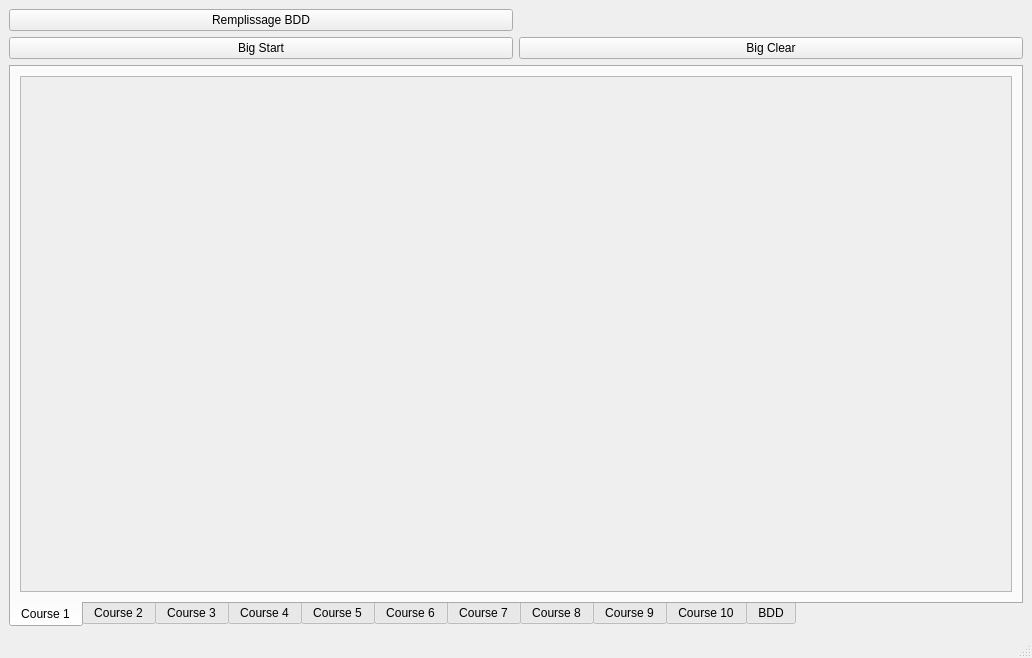
<?xml version="1.0" encoding="UTF-8"?>
<ui version="4.0">
 <class>Programme_cinco</class>
 <widget class="QMainWindow" name="Programme_cinco">
  <property name="geometry">
   <rect>
    <x>0</x>
    <y>0</y>
    <width>1032</width>
    <height>658</height>
   </rect>
  </property>
  <property name="windowTitle">
   <string>MainWindow</string>
  </property>
  <widget class="QWidget" name="centralwidget">
   <layout class="QGridLayout" name="gridLayout_2">
    <item row="2" column="0" colspan="2">
     <widget class="QTabWidget" name="m_courses">
      <property name="tabPosition">
       <enum>QTabWidget::South</enum>
      </property>
      <property name="currentIndex">
       <number>0</number>
      </property>
      <widget class="QWidget" name="m_course1">
       <attribute name="title">
        <string>Course 1</string>
       </attribute>
       <layout class="QGridLayout" name="m_course1Layout">
        <item row="0" column="0">
         <widget class="QScrollArea" name="m_scrollArea1">
          <property name="widgetResizable">
           <bool>true</bool>
          </property>
          <widget class="QWidget" name="scrollAreaWidgetContents">
           <property name="geometry">
            <rect>
             <x>0</x>
             <y>0</y>
             <width>990</width>
             <height>473</height>
            </rect>
           </property>
           <layout class="QGridLayout" name="gridLayout_4"/>
          </widget>
         </widget>
        </item>
       </layout>
      </widget>
      <widget class="QWidget" name="m_course2">
       <attribute name="title">
        <string>Course 2</string>
       </attribute>
       <layout class="QGridLayout" name="m_course2Layout">
        <item row="0" column="0">
         <widget class="QScrollArea" name="m_scrollArea2">
          <property name="widgetResizable">
           <bool>true</bool>
          </property>
          <widget class="QWidget" name="scrollAreaWidgetContents_2">
           <property name="geometry">
            <rect>
             <x>0</x>
             <y>0</y>
             <width>990</width>
             <height>473</height>
            </rect>
           </property>
           <layout class="QGridLayout" name="gridLayout_5"/>
          </widget>
         </widget>
        </item>
       </layout>
      </widget>
      <widget class="QWidget" name="m_course3">
       <attribute name="title">
        <string>Course 3</string>
       </attribute>
       <layout class="QGridLayout" name="m_course3Layout">
        <item row="0" column="0">
         <widget class="QScrollArea" name="m_scrollArea3">
          <property name="widgetResizable">
           <bool>true</bool>
          </property>
          <widget class="QWidget" name="scrollAreaWidgetContents_3">
           <property name="geometry">
            <rect>
             <x>0</x>
             <y>0</y>
             <width>990</width>
             <height>473</height>
            </rect>
           </property>
           <layout class="QGridLayout" name="gridLayout_6"/>
          </widget>
         </widget>
        </item>
       </layout>
      </widget>
      <widget class="QWidget" name="m_course4">
       <attribute name="title">
        <string>Course 4</string>
       </attribute>
       <layout class="QGridLayout" name="m_course4Layout">
        <item row="0" column="0">
         <widget class="QScrollArea" name="m_scrollArea4">
          <property name="widgetResizable">
           <bool>true</bool>
          </property>
          <widget class="QWidget" name="scrollAreaWidgetContents_4">
           <property name="geometry">
            <rect>
             <x>0</x>
             <y>0</y>
             <width>990</width>
             <height>473</height>
            </rect>
           </property>
           <layout class="QGridLayout" name="gridLayout_7"/>
          </widget>
         </widget>
        </item>
       </layout>
      </widget>
      <widget class="QWidget" name="m_course5">
       <attribute name="title">
        <string>Course 5</string>
       </attribute>
       <layout class="QGridLayout" name="m_course5Layout">
        <item row="0" column="0">
         <widget class="QScrollArea" name="m_scrollArea5">
          <property name="widgetResizable">
           <bool>true</bool>
          </property>
          <widget class="QWidget" name="scrollAreaWidgetContents_5">
           <property name="geometry">
            <rect>
             <x>0</x>
             <y>0</y>
             <width>990</width>
             <height>473</height>
            </rect>
           </property>
           <layout class="QGridLayout" name="gridLayout_13"/>
          </widget>
         </widget>
        </item>
       </layout>
      </widget>
      <widget class="QWidget" name="m_course6">
       <attribute name="title">
        <string>Course 6</string>
       </attribute>
       <layout class="QGridLayout" name="m_course6Layout">
        <item row="0" column="0">
         <widget class="QScrollArea" name="m_scrollArea6">
          <property name="widgetResizable">
           <bool>true</bool>
          </property>
          <widget class="QWidget" name="scrollAreaWidgetContents_6">
           <property name="geometry">
            <rect>
             <x>0</x>
             <y>0</y>
             <width>990</width>
             <height>473</height>
            </rect>
           </property>
           <layout class="QGridLayout" name="gridLayout"/>
          </widget>
         </widget>
        </item>
       </layout>
      </widget>
      <widget class="QWidget" name="m_course7">
       <attribute name="title">
        <string>Course 7</string>
       </attribute>
       <layout class="QGridLayout" name="m_course7Layout">
        <item row="0" column="0">
         <widget class="QScrollArea" name="m_scrollArea7">
          <property name="widgetResizable">
           <bool>true</bool>
          </property>
          <widget class="QWidget" name="scrollAreaWidgetContents_7">
           <property name="geometry">
            <rect>
             <x>0</x>
             <y>0</y>
             <width>990</width>
             <height>473</height>
            </rect>
           </property>
           <layout class="QGridLayout" name="gridLayout_14"/>
          </widget>
         </widget>
        </item>
       </layout>
      </widget>
      <widget class="QWidget" name="m_course8">
       <attribute name="title">
        <string>Course 8</string>
       </attribute>
       <layout class="QGridLayout" name="m_course8Layout">
        <item row="0" column="0">
         <widget class="QScrollArea" name="m_scrollArea8">
          <property name="widgetResizable">
           <bool>true</bool>
          </property>
          <widget class="QWidget" name="scrollAreaWidgetContents_8">
           <property name="geometry">
            <rect>
             <x>0</x>
             <y>0</y>
             <width>990</width>
             <height>473</height>
            </rect>
           </property>
           <layout class="QGridLayout" name="gridLayout_15"/>
          </widget>
         </widget>
        </item>
       </layout>
      </widget>
      <widget class="QWidget" name="m_course9">
       <attribute name="title">
        <string>Course 9</string>
       </attribute>
       <layout class="QGridLayout" name="m_course9Layout">
        <item row="0" column="0">
         <widget class="QScrollArea" name="m_scrollArea9">
          <property name="widgetResizable">
           <bool>true</bool>
          </property>
          <widget class="QWidget" name="scrollAreaWidgetContents_9">
           <property name="geometry">
            <rect>
             <x>0</x>
             <y>0</y>
             <width>990</width>
             <height>473</height>
            </rect>
           </property>
           <layout class="QGridLayout" name="gridLayout_16"/>
          </widget>
         </widget>
        </item>
       </layout>
      </widget>
      <widget class="QWidget" name="m_course10">
       <attribute name="title">
        <string>Course 10</string>
       </attribute>
       <layout class="QGridLayout" name="m_course10Layout">
        <item row="0" column="0">
         <widget class="QScrollArea" name="m_scrollArea10">
          <property name="widgetResizable">
           <bool>true</bool>
          </property>
          <widget class="QWidget" name="scrollAreaWidgetContents_10">
           <property name="geometry">
            <rect>
             <x>0</x>
             <y>0</y>
             <width>990</width>
             <height>473</height>
            </rect>
           </property>
           <layout class="QGridLayout" name="gridLayout_17"/>
          </widget>
         </widget>
        </item>
       </layout>
      </widget>
      <widget class="QWidget" name="m_BDD">
       <attribute name="title">
        <string>BDD</string>
       </attribute>
       <layout class="QGridLayout" name="gridLayout_3"/>
      </widget>
     </widget>
    </item>
    <item row="1" column="1">
     <widget class="QPushButton" name="m_bigClear">
      <property name="text">
       <string>Big Clear</string>
      </property>
     </widget>
    </item>
    <item row="0" column="0">
     <widget class="QPushButton" name="m_fillBDD">
      <property name="text">
       <string>Remplissage BDD</string>
      </property>
     </widget>
    </item>
    <item row="1" column="0">
     <widget class="QPushButton" name="m_bigStart">
      <property name="text">
       <string>Big Start</string>
      </property>
     </widget>
    </item>
   </layout>
  </widget>
  <widget class="QMenuBar" name="menubar">
   <property name="geometry">
    <rect>
     <x>0</x>
     <y>0</y>
     <width>1032</width>
     <height>24</height>
    </rect>
   </property>
  </widget>
  <widget class="QStatusBar" name="statusbar"/>
 </widget>
 <resources/>
 <connections/>
</ui>
